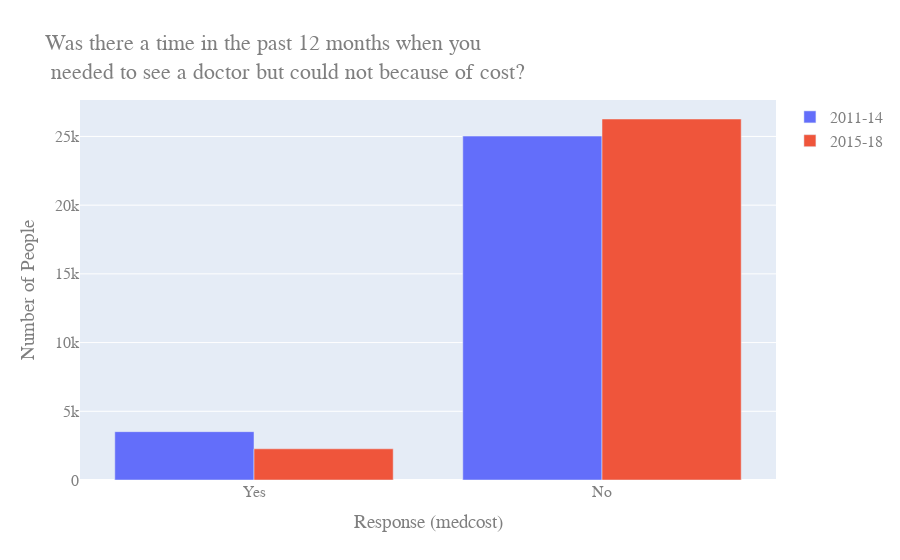

Notebook source saved alongside this figure:
### Code cell
#chart to view data and see if results match up
fig = go.Figure(data = [go.Bar(name = '2011-14', x = med_low.columns, y = med_low.iloc[0]),
                       go.Bar(name = '2015-18', x = med_low.columns, y = med_low.iloc[1])])
fig.update_layout(
    barmode='group',
    title="Was there a time in the past 12 months when you<br> needed to see a doctor but could not because of cost?",
    xaxis_title="Response (medcost)",
    yaxis_title="Number of People",
    font=dict(
        family="Courier New, monospace",
        size=16,
        color="#7f7f7f"
    )
)
fig.show()

### Figure 1 — Plotly figure (JSON) as saved in the notebook; plotly's stock layout.template omitted (floating-point values rounded to 4 significant figures)
{"data": [{"name": "2011-14", "type": "bar", "x": ["Yes", "No"], "y": [3517, 25027]}, {"name": "2015-18", "type": "bar", "x": ["Yes", "No"], "y": [2270, 26270]}], "layout": {"barmode": "group", "font": {"color": "#7f7f7f", "family": "Courier New, monospace", "size": 16}, "title": {"text": "Was there a time in the past 12 months when you<br> needed to see a doctor but could not because of cost?"}, "xaxis": {"title": {"text": "Response (medcost)"}}, "yaxis": {"title": {"text": "Number of People"}}}}
